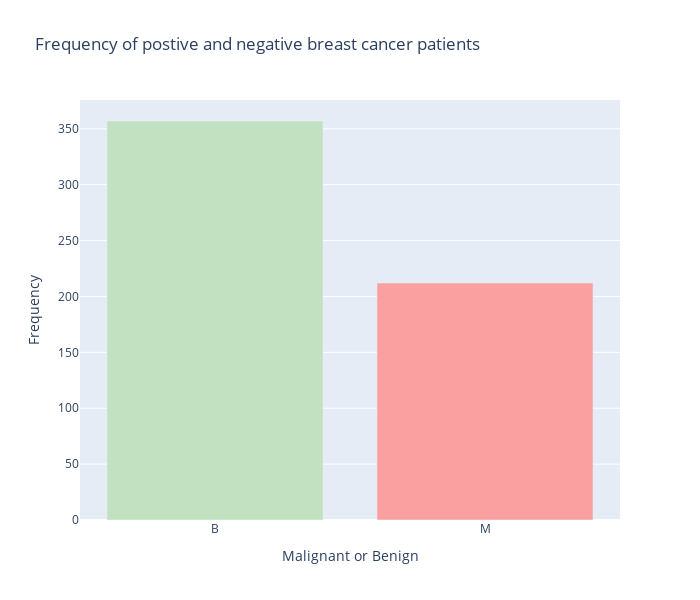

Notebook source saved alongside this figure:
### Code cell
colors = ["#C1E1C1", "#FAA0A0"]

fig = go.Figure(data=[go.Bar(
    x=df["y"].value_counts().index,
    y=df["y"].value_counts(),
    marker_color=colors,
)])

fig.update_layout(showlegend=False, title="Frequency of postive and negative breast cancer patients",
                  xaxis_title="Malignant or Benign", yaxis_title="Frequency",
                  width=700, height=600)
fig.show()
fig.show("svg")

### Figure 1 — Plotly figure (JSON) as saved in the notebook; plotly's stock layout.template omitted (floating-point values rounded to 4 significant figures)
{"data": [{"marker": {"color": ["#C1E1C1", "#FAA0A0"]}, "x": ["B", "M"], "y": [357, 212], "type": "bar"}], "layout": {"showlegend": false, "title": {"text": "Frequency of postive and negative breast cancer patients"}, "xaxis": {"title": {"text": "Malignant or Benign"}}, "yaxis": {"title": {"text": "Frequency"}}, "width": 700, "height": 600}}
